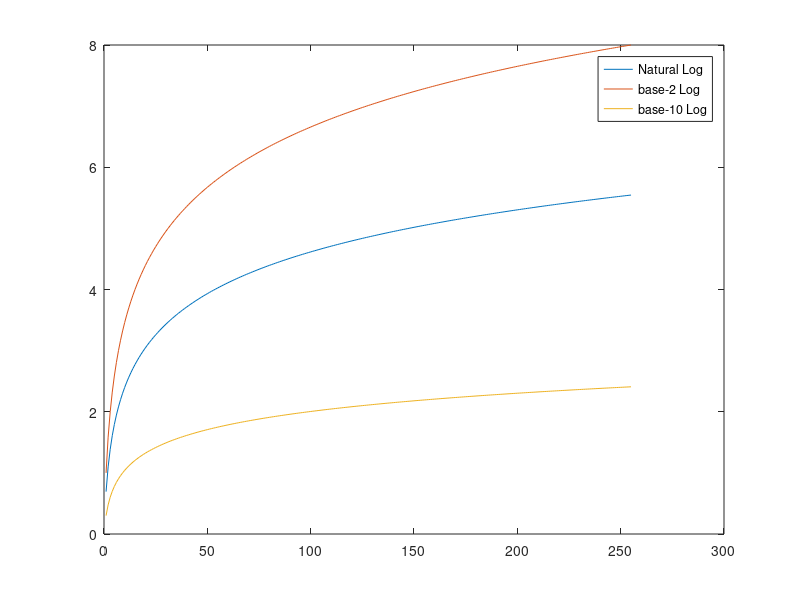

Recreate this plot in MATLAB. (Note: this script raises an error after producing the figure.)
clear all;
close all;

%% Logarithm Transformation

x = uint8(1:255);
c = 1;
gp1 = c*log(1+double(x));
gp2 = c*log2(1+double(x));
gp3 = c*log10(1+double(x));
figure(1);
plot(x,gp1, x,gp2, x,gp3);
legend('Natural Log', 'base-2 Log', 'base-10 Log');

f = imread('Fig0303(a)(breast).tif');
g1 = c*log(1+double(f));
gs1 = im2uint8(mat2gray(g1));
g2 = c*log2(1+double(f));
gs2 = im2uint8(mat2gray(g2));
g3 = c*log10(1+double(f));
gs3 = im2uint8(mat2gray(g3));

figure(2);
subplot(2,2,1); imshow(f);
subplot(2,2,2); imshow(gs1);
subplot(2,2,3); imshow(gs2);
subplot(2,2,4); imshow(gs3);

%% Contrast Stretching Transformation
m = 150; % Thresholding
E = 15; % Controlling the slope of the function
m = 128
G0 = 1./(1+(m./(double(x)+eps)).^1);
G1 = 1./(1+(m./(double(x)+eps)).^5);
G2 = 1./(1+(m./(double(x)+eps)).^10);
G3 = 1./(1+(m./(double(x)+eps)).^E);
G4 = 1./(1+(m./(double(x)+eps)).^20);
figure(3);
plot(x,G0, x,G1, x,G2, x,G3, x,G4);
legend('E = 1', 'E = 5', 'E = 10', 'E = 15', 'E = 20');

G0 = 1./(1+(m./(double(f)+eps)).^1);
G1 = 1./(1+(m./(double(f)+eps)).^5);
G2 = 1./(1+(m./(double(f)+eps)).^10);
G3 = 1./(1+(m./(double(f)+eps)).^E);
G4 = 1./(1+(m./(double(f)+eps)).^20);

GS0 = uint8(im2uint8(mat2gray(G0)));
GS1 = uint8(im2uint8(mat2gray(G1)));
GS2 = uint8(im2uint8(mat2gray(G2)));
GS3 = uint8(im2uint8(mat2gray(G3)));
GS4 = uint8(im2uint8(mat2gray(G4)));
figure(4);
subplot(3,2,1); imshow(f);
subplot(3,2,2); imshow(GS0);
subplot(3,2,3); imshow(GS1);
subplot(3,2,4); imshow(GS2);
subplot(3,2,5); imshow(GS3);
subplot(3,2,6); imshow(GS4);